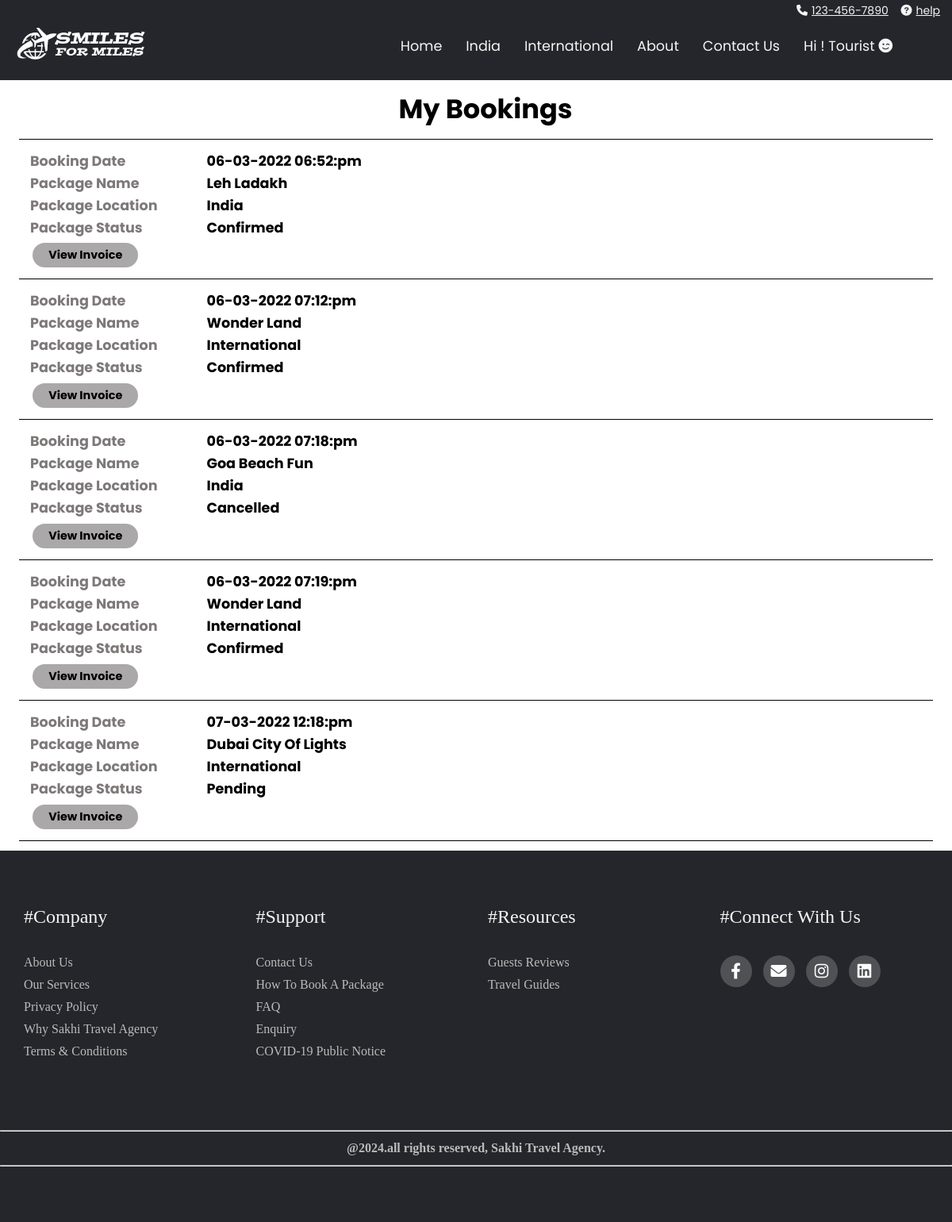
The app's page /userhistory.php (signed in) with its own data.
### tables this page shows
CREATE TABLE `user_bookings` (
  `bkid` int(255) NOT NULL,
  `pkgid` int(255) NOT NULL,
  `pkg_location` varchar(255) NOT NULL,
  `pkg_name` varchar(255) NOT NULL,
  `user_email` varchar(255) NOT NULL,
  `user_members` int(255) NOT NULL,
  `user_amt` int(255) NOT NULL,
  `user_date` varchar(255) NOT NULL,
  `user_status` varchar(255) NOT NULL,
  `user_transaction` varchar(255) NOT NULL,
  `date` datetime NOT NULL DEFAULT current_timestamp()
);

### userhistory.php (the view, shortened to what this page needs)
<?php
include("header.php");
include("configuration.php");
?>
<link rel="stylesheet" href="css/settings.css">
<link rel="stylesheet" href="css/myaccount.css">
<h1 class="profile-text" style="text-align: center; font-size:2.1rem; font-weight:bold;">My Bookings</h1>
<div class="bar">
    <hr size="8">
</div>
<?php
if(isset($_SESSION['user_email'])){
    $email = $_SESSION['user_email'];
    $sql25 = "SELECT * FROM user_bookings WHERE user_email='$email'";
    $query25 = mysqli_query($conn, $sql25);
    if(mysqli_num_rows($query25) > 0){
        while($row = mysqli_fetch_assoc($query25))
        {
            ?>
    <table class="profile-details">
        <tr>
            <th>Booking Date</th>
            <th class="detail"><?php echo date('d-m-Y h:i:a', strtotime($row['date'])); ?></th>
        </tr>
        <tr>
            <th>Package Name</th>
            <th class="detail"><?php echo $row['pkg_name']; ?></th>
        </tr>
        <tr>
            <th>Package Location</th>
            <th class="detail"><?php echo $row['pkg_location']; ?></th>
        </tr>
        <tr>
            <th>Package Status</th>
            <th class="detail"><?php echo $row['user_status']; ?></th>
        </tr>
        <tr>
            <th>
            <form action="userinvoice.php" method="POST">
            <button type="submit" name="history_check">View Invoice</button>
            </form>
            </th>
        </tr>
        </table>
    <div class="bar1">
    <hr size="8">
    </div>
        <?php
        }
    }
}
?>
<?php
include("footer.php");
?>

### header.php (shortened to what this page needs)
<!DOCTYPE html>
<html lang="en">
<head>
  <link rel="stylesheet" href="css/home.css">
  <link rel="stylesheet" href="css/newheader.css">
  <link rel="stylesheet" href="https://cdnjs.cloudflare.com/ajax/libs/font-awesome/4.7.0/css/font-awesome.min.css">
  <link rel="stylesheet" href="https://pro.fontawesome.com/releases/v5.10.0/css/all.css" />
</head>
<body>
<?php
if(!isset($_SESSION['hiuser'])){
    ?>
<button class="top-btn" onclick="topFunction()" id="myBtn" title="Scroll To Top">
<i class="fa fa-arrow-circle-up" aria-hidden="true"></i></button>
  <div class="call">
    <ul>
      <li><i class="fa fa-phone" aria-hidden="true"></i>123-456-7890</li>
      <li><i class="fa fa-question-circle" aria-hidden="true"></i>help</li>
    </ul>
  </div>
  <div class="home-navbar">
    <li class="logo"><img src="images/logo2.png" alt="Sakhi Tourism"></li>
    <ul>
      <li><a href="home.php">Home</a></li>
      <li><a href="india.php">India</a></li>
      <li><a href="international.php">International</a></li>
      <li><a href="about.php">About</a></li>
      <li><a href="contact.php">Contact Us</a></li>
      <li><a href="userlogin.php">Login</a></li>
    </ul>
  </div>
<?php
}
else{
    ?>
    <div class="call">
        <ul>
            <li><i class="fa fa-phone" aria-hidden="true"></i>123-456-7890</li>
            <li><i class="fa fa-question-circle" aria-hidden="true"></i>help</li>
        </ul>
    </div>
    <div class="home-navbar">
        <li class="logo"><img src="images/logo2.png" alt="Sakhi Tourism"></li>
        <ul>
            <li><a href="home.php">Home</a></li>
            <li><a href="india.php">India</a></li>
            <li><a href="international.php">International</a></li>
            <li><a href="about.php">About</a></li>
            <li><a href="contact.php">Contact Us</a></li>
            <li><a href="#">Hi ! Tourist <i class="fas fa-smile-wink"></i></a>
            </li>
        </ul>
    </div>
<?php
}
?>
</body>

### footer.php (shortened to what this page needs)
<!DOCTYPE html>
<head>
    <link rel="stylesheet" href="css/home.css">
	<link rel="stylesheet" type="text/css" href="https://cdnjs.cloudflare.com/ajax/libs/font-awesome/6.0.0-beta3/css/all.min.css">
</head>
<body>
  <footer class="footer">
        <div class="container">
			<div class="row">
				<div class="footer-co1">
					<h4>#Company</h4>
					<ul>
						<li><a href="about.php">About Us</a><li>
						<li><a href="about.php #services">Our Services</a><li>
						<li><a href="privacy.php">Privacy Policy</a><li>
						<li><a href="about.php #why sta">Why Sakhi Travel Agency</a><li>
						<li><a href="#">Terms & Conditions </a><li>
					</ul>
				</div>
				<div class="footer-co1">
					<h4>#Support</h4>
					<ul>
						<li><a href="contact.php">Contact Us</a><li>
						<li><a href="howtobook.php">How To Book a Package</a><li>
						<li><a href="#">FAQ</a><li>
						<li><a href="contact.php #enquiry">Enquiry</a><li>
						<li><a href="covid19.php">COVID-19 Public Notice</a><li>
					</ul>
				</div>
				<div class="footer-co1">
					<h4>#Resources</h4>
					<ul>
						<li><a href="home.php #review-block">Guests Reviews</a><li>
						<li><a href="#">Travel Guides</a><li>
					</ul>
				</div>
				<div class="footer-co1">
					<h4>#Connect with us</h4>
					<div class="social-links">
						<a href="https://www.facebook.com/Smiles-for-miles-tourism-100568622551898"><i class="fab fa-facebook-f"></i></a>
                        <a href="#"><i class="fas fa-envelope"></i></a>
                        <a href="https://www.instagram.com/Smiles_for_Miles_Tourism/"><i class="fab fa-instagram"></i></a>
						<a href="https://www.linkedin.com/in/smile-s-for-miles-tourism-5655b5230/"><i class="fab fa-linkedin"></i></a>
					</div>
				</div>
			</div>
		</div>
		<div class="copyrights">
		<hr class="copyunderline"><h4 class="copyrights-line">@2024.all rights reserved, Sakhi Travel Agency.</h4> <hr class="copyunderline">
		</div>
	</footer>
</body>
</html>

### css/home.css (style rules this page uses)
* { margin: 0px; padding: 0px; box-sizing: border-box; }
body { overflow-x: hidden; }
html { scroll-behavior: smooth; }
.call ul { font-family: 'Poppins', sans-serif; padding: 3px 3px; font-size: 14px; list-style: none; background:#24262b; color: whitesmoke; text-align: right; }
.call ul li { text-decoration: underline; cursor: pointer; margin-right: 1%; display: inline-block; }
.call ul li .fa { margin-right: 5px; }
.home-navbar .logo img { width: 185px; padding-left: 10%; align-items: center; }
.home-navbar { font-family: 'Poppins', sans-serif; background-color: #24262b; list-style: none; display: flex; justify-content: space-between; align-items: center; }
.home-navbar ul { font-size: 1.1rem; padding-right: 5%; padding-bottom: 1%; display: flex; list-style: none; text-align: right; }
.home-navbar ul li { font-weight: 400; display: inline-block; position: relative; margin: 0 15px; }
.home-navbar ul li a { color: whitesmoke; text-decoration: none; }
.home-navbar ul li::after { content: ""; height: 1px; width: 0; background: whitesmoke; position: absolute; left: 0; bottom: -4px; transition: 0.3s; }
.container { max-width: 1170px; width: 100%; margin: auto; }
.row { display: flex; flex-wrap: wrap; }
ul { list-style: none; }
.footer { background-color: #24262b; padding: 70px 0; }
.footer-co1 { width: 25%; padding: 0 15px; }
.footer-co1 h4 { font-size: 24px; color: whitesmoke; text-transform: capitalize; margin-bottom: 35px; font-weight: 500; position: relative; }
.footer-co1 ul li:not(:last-child) { margin-bottom: 10px; }
.footer-co1 ul li a { font-size: 16px; text-transform: capitalize; color: whitesmoke; text-decoration: none; font-weight: 400; color: #bbb; display: block; transition: all 0.1s ease; }
.footer-co1 .social-links a { display: inline-block; height: 40px; width: 40px; font-size: 20px; background-color: rgba(255,255,255,0.2); margin: 0 10px 10px 0; text-align: center; line-height: 40px; border-radius: 50%; color: #fff; transition: all 0.2s ease; }
.copyrights { color: #bbb; text-align: center; padding-top: 10vh; border-end-end-radius: 2px; }
.copyrights-line { margin-top: 1%; margin-bottom: 1%; }
.copyunderline { background: #bbb; }

### css/settings.css (style rules this page uses)
.bar1 { margin: 1% 0% 1% 2%; width: 96%; }
.bar1 hr { background-color: black; height: 1px; border: none; }

### css/myaccount.css (style rules this page uses)
.profile-text { font-family: 'Poppins', sans-serif; font-size: 1.3rem; font-weight: 300; margin: 1% 0% 1% 2%; }
.profile-details { font-family: 'Poppins', sans-serif; font-size: 1.1rem; color: rgb(126, 121, 121); margin: 0% 0% 0% -2%; }
.detail { color: black; }
.profile-details th { text-align: left; padding-left: 60px; }
.bar { margin: 1% 0% 1% 2%; width: 96%; }
.bar hr { background-color: black; border: none; color: black; height: 1px; }
a { color: black; text-decoration: underline; }

### userhistory.php (style rules this page uses)
button { font-family: 'Poppins', sans-serif; font-size: 0.9rem; font-weight: bold; border: none; background-color: rgb(170, 168, 168); width: fit-content; padding: 5px 20px 5px 20px; margin: 3% 0% 0% 2%; border-radius: 30px; cursor: pointer; }

### records on screen
user_bookings: date "06-03-2022 06:52:pm", pkg_name "Leh Ladakh", pkg_location "India", user_status "Confirmed"
user_bookings: date "06-03-2022 07:12:pm", pkg_name "Wonder Land", pkg_location "International", user_status "Confirmed"
user_bookings: date "06-03-2022 07:18:pm", pkg_name "Goa Beach Fun", pkg_location "India", user_status "Cancelled"
user_bookings: date "06-03-2022 07:19:pm", pkg_name "Wonder Land", pkg_location "International", user_status "Confirmed"
user_bookings: date "07-03-2022 12:18:pm", pkg_name "Dubai City Of Lights", pkg_location "International", user_status "Pending"
